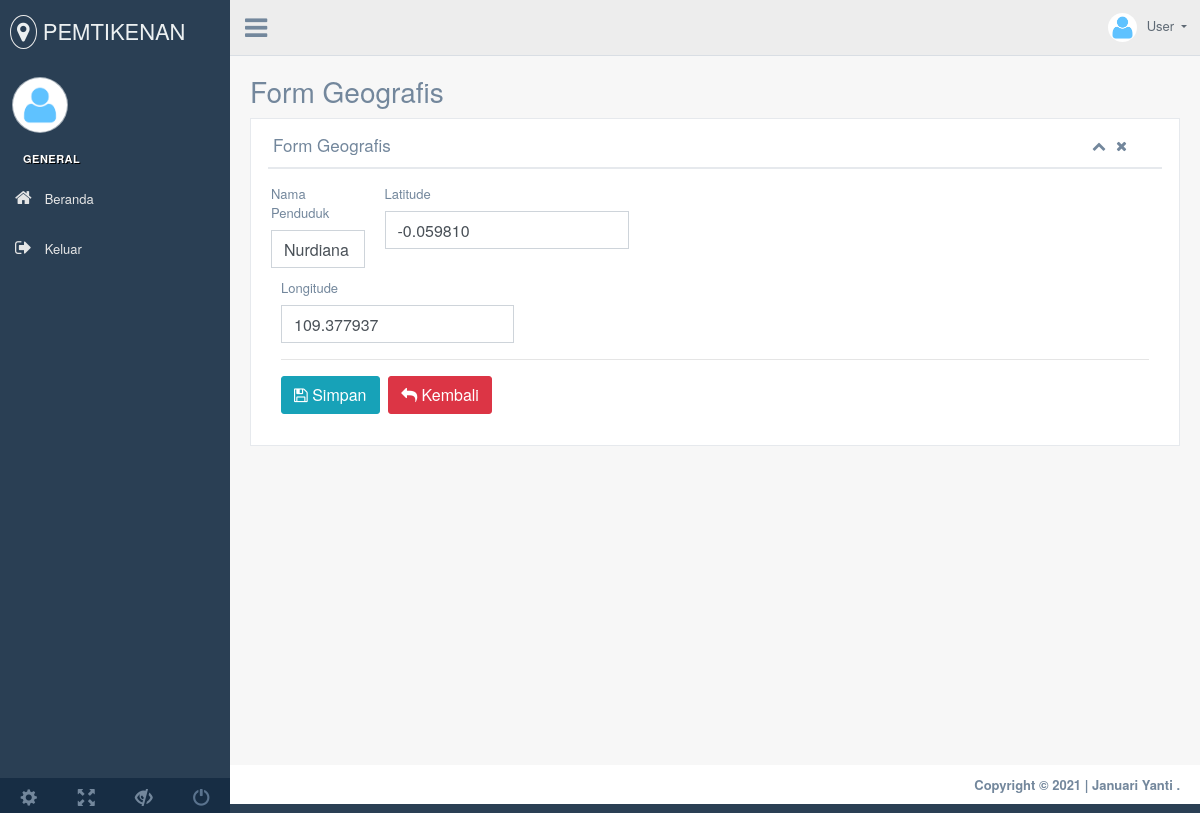
The page /admin/Geografis/form/ubah/1 on the database its author committed.
### tables this page shows
CREATE TABLE `lokasi` (
  `id_lokasi` int(11) NOT NULL,
  `nama_penduduk` varchar(100) NOT NULL,
  `lat` float(10,6) NOT NULL,
  `lng` float(10,6) DEFAULT NULL
);

### application/controllers/admin/Geografis.php (called while the page is built, shortened)
<?php
class Geografis extends CI_Controller
{
	public function __construct()
	{
		$this->load->model('GeografisModel', 'Model');
	}
	public function form($parameter = '', $id = '')
	{
		$datacontent['url'] = 'admin/Geografis';
		$datacontent['parameter'] = $parameter;
		$datacontent['id'] = $id;
		$datacontent['title'] = 'Form Geografis';
		$data['content'] = $this->load->view('admin/kategorigeografis/formView', $datacontent, TRUE);
		$data['js'] = $this->load->view('admin/kategorigeografis/js/formJs', $datacontent, TRUE);
		$data['title'] = $datacontent['title'];
		$this->load->view('admin/layouts/html', $data);
	}
}

### index.php (called while the page is built, shortened)
<?php
require_once BASEPATH.'core/CodeIgniter.php';

### application/models/GeografisModel.php (called while the page is built, shortened)
<?php
class GeografisModel extends CI_Model
{
	function get()
	{
		$data = $this->db->get('lokasi');
		return $data;
	}
}

### application/views/admin/kategorigeografis/formView.php (the view, shortened to what this page needs)
<?php
$nama_penduduk = "";
$lat = "";
$lng = "";
if ($parameter == 'ubah' && $id != '') {
    $row = $this->Model->get()->row_array();
    extract($row);
}
?>
<?= content_open($title) ?>
<form method="post" action="<?= site_url($url . '/simpan') ?>" enctype="multipart/form-data">
    <div class="row">
        <div class="col-md-6">
            <div class="form-group">
                <div class="row">
                    <div class="col-md-3">
                        <label>Nama Penduduk</label>
                        <?= input_text('nama_penduduk', $nama_penduduk) ?>
                    </div>
                    <div class="col-md-7">
                        <label>Latitude</label>
                        <?= input_text('lat', $lat) ?>
                    </div>
                </div>
            </div>
            <div class="col-md-7">
                <label>Longitude</label>
                <?= input_text('lng', $lng) ?>
            </div>
        </div>
    </div>
    <div class="col-md-12">
        <hr>
        <div class="form-group">
            <button type="submit" name="simpan" class="btn btn-info"><i class="fa fa-save"></i> Simpan</button>
            <a href="<?= site_url($url) ?>" class="btn btn-danger"><i class="fa fa-reply"></i> Kembali</a>
        </div>
    </div>
    </div>
<?= content_close() ?>

### application/helpers/customform_helper.php (shortened to what this page needs)
<?php
function input_text($a, $b, $c = '', $d = '')
{
    if(!is_array($c)){
        return '<input type="text" name="' . $a . '" value="' . $b . '" class="form-control' . $c . '"' . $d . '>' . "\n";
    }
}

### rows shown on the page
lokasi: nama_penduduk "Nurdiana", lat "-0.059810", lng "109.377937"

### other values the page prints
$title "Form Geografis"
